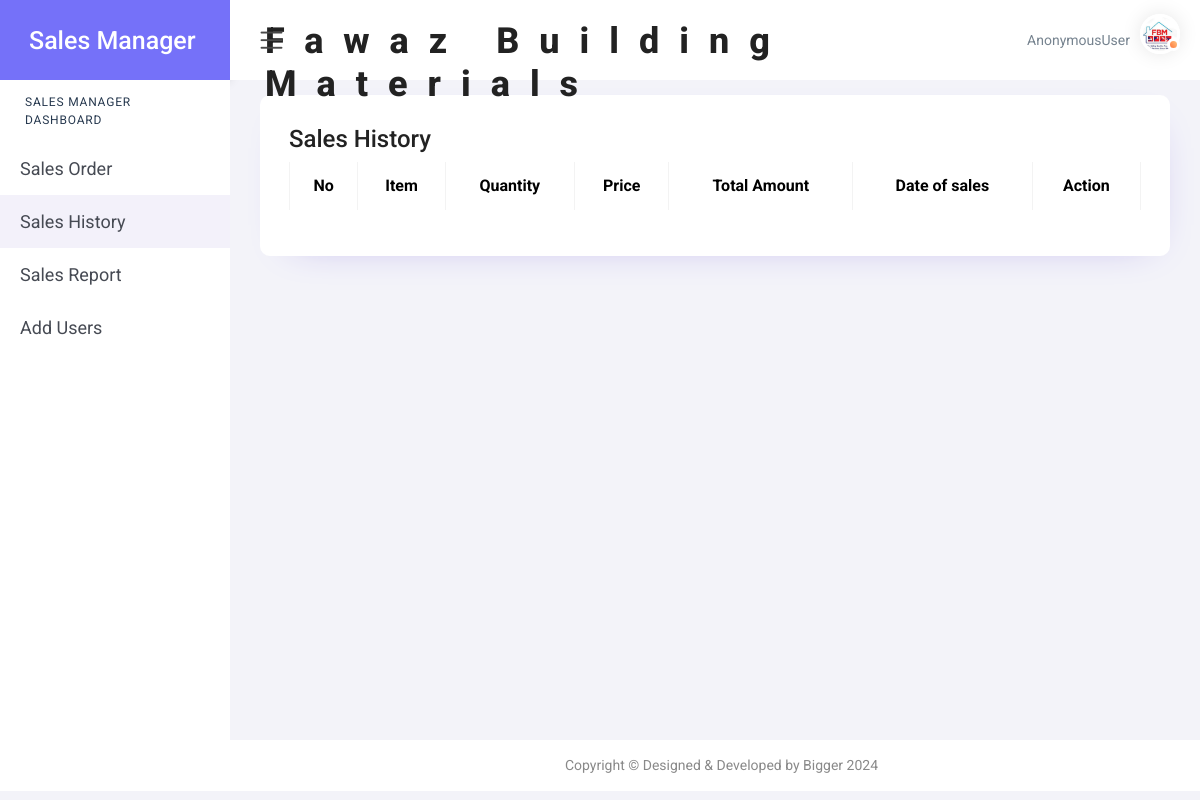
/final_cart/, run on an earlier commit of the app's database.
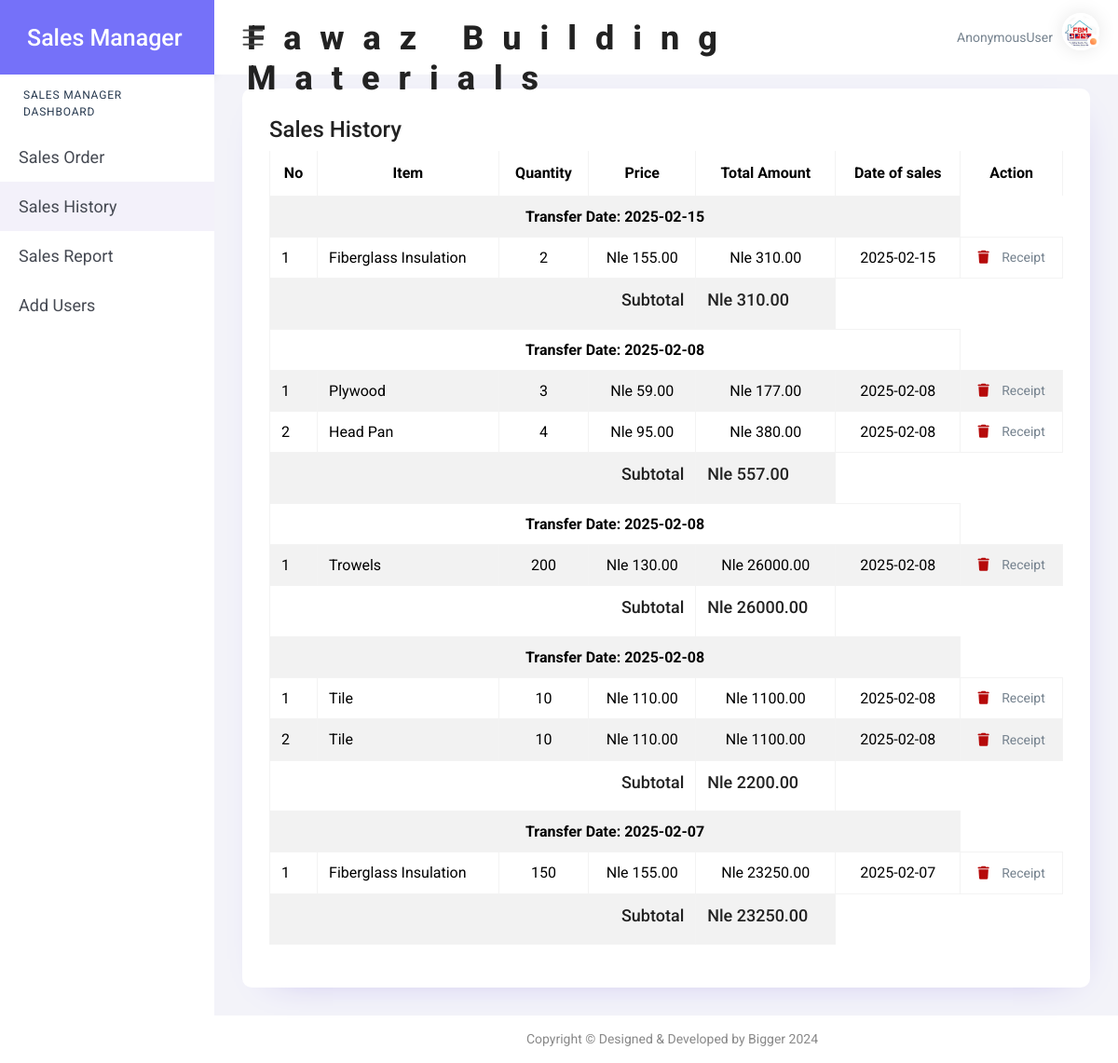
And on a later commit of the database.
### app/models.py (models this page shows, shortened)
class FinalCart(models.Model):
    product = models.ForeignKey(Product, on_delete=models.CASCADE)
    quantity = models.PositiveIntegerField()
    unit_price = models.DecimalField(max_digits=10, decimal_places=2)
    total_price = models.DecimalField(max_digits=10, decimal_places=2)
    date_added = models.DateTimeField(default=timezone.now)
    transfer_session_id = models.UUIDField(default=uuid.uuid4, editable=False)  # Unique ID for each transfer session

class Product(models.Model):
    product_name = models.CharField(max_length=100)
    product_category = models.ForeignKey(Category, on_delete=models.CASCADE)
    product_supplier = models.ForeignKey(Supplier, on_delete=models.CASCADE)
    in_stock = models.IntegerField()
    buying_price = models.DecimalField(max_digits=10, decimal_places=2)
    selling_price = models.DecimalField(max_digits=10, decimal_places=2)
    added_date = models.DateTimeField()
    profile = models.ImageField(upload_to='products/', blank=True, null=True)

### app/views.py (the view)
# urls.py: path("final_cart/", views.final_cart, name="final_cart"),
def final_cart(request):
    final_cart_items = FinalCart.objects.all().order_by('-date_added')
    grouped_cart_items = defaultdict(list)
    for item in final_cart_items:
        grouped_cart_items[item.transfer_session_id].append(item)
    context = {
        'grouped_cart_items': [],
    }
    for session_id, items in grouped_cart_items.items():
        subtotal = sum(item.total_price for item in items)
        context['grouped_cart_items'].append({
            'session_id': session_id,
            'items': items,
            'subtotal': subtotal,
        })
    return render(request, 'final_cart.html', context)

### templates/final_cart.html (shortened to what the changed rows need)
{% load static %}
<!DOCTYPE html>
<html lang="en">
<head>
    <link href="{% static 'plugins1/pg-calendar/css/pignose.calendar.min.css' %}" rel="stylesheet">
    <link rel="stylesheet" href="{% static 'plugins1/chartist/css/chartist.min.css' %}">
    <link rel="stylesheet" href="{% static 'plugins1/chartist-plugin-tooltips/css/chartist-plugin-tooltip.css' %}">
    <link href="{% static 'css1/style.css' %}" rel="stylesheet">
    <link rel="stylesheet" href="https://cdnjs.cloudflare.com/ajax/libs/font-awesome/6.7.2/css/all.min.css" />
</head>
<body>
    <div id="main-wrapper">
        <div class="header">
            <div class="header-content clearfix">
                <h1 style="padding-top: 20px; letter-spacing: 20px; font-weight: 800; margin-left: 20px;">Fawaz Building Materials</h1>
            </div>
        </div>
        <div class="content-body">
            <div class="container-fluid">
                <div class="row">
                    <div class="col-12">
                        <div class="card">
                            <div class="card-body">
                                <div class="table-responsive">
                                    <table class="table table-striped table-bordered zero-configuration">
                                        <thead>
                                            <tr>
                                                <th style="font-size: 16px; color:black; text-align: center;">No</th>
                                                <th style="font-size: 16px; color:black; text-align: center;">Item</th>
                                                <th style="font-size: 16px; color:black; text-align: center;">Quantity</th>
                                                <th style="font-size: 16px; color:black; text-align: center;">Price</th>
                                                <th style="font-size: 16px; color:black; text-align: center;">Total Amount</th>
                                                <th style="font-size: 16px; color:black; text-align: center;">Date of sales</th>
                                                <th style="font-size: 16px; color:black; text-align: center;">Action</th>
                                            </tr>
                                        </thead>
                                        <tbody>
                                            {% for group in grouped_cart_items %}
                                                <tr>
                                                    <td colspan="6" style="font-size: 16px; color:black; text-align: center;">
                                                        <strong>Transfer Date: {{ group.items.0.date_added|date:"Y-m-d" }}</strong>
                                                    </td>
                                                </tr>
                                                {% for item in group.items %}
                                                    <tr>
                                                        <td style="font-size: 16px; color:black;">{{ forloop.counter }}</td>
                                                        <td style="font-size: 16px; color:black;">{{ item.product.product_name }}</td>
                                                        <td style="font-size: 16px; color:black; text-align: center;">{{ item.quantity }}</td>
                                                        <td style="font-size: 16px; color:black; text-align: center;">Nle {{ item.unit_price }}</td>
                                                        <td style="font-size: 16px; color:black; text-align: center;">Nle {{ item.total_price }}</td>
                                                        <td style="font-size: 16px; color:black; text-align: center;">{{ item.date_added|date:"Y-m-d" }}</td>
                                                        <td rowspan="1" style="text-align: center;">
                                                            <a href="{% url 'receipt_detail' group.session_id %}"><i class="fas fa-trash" style="color: rgb(182, 10, 10);" aria-hidden="true"></i></a>
                                                            <a href="{% url 'receipt_detail' group.session_id %}" style="margin-left: 10px;">Receipt</a>
                                                        </td>
                                                    </tr>
                                                {% endfor %}
                                                <tr>
                                                    <td colspan="4" style="font-size: 16px; color:black; text-align: end;"><h4>Subtotal</h4></td>
                                                    <td style="font-size: 16px; color:black;"><h4>Nle {{ group.subtotal }}</h4></td>
                                                </tr>
                                            {% endfor %}
                                        </tbody>
                                    </table>
                                </div>
                            </div>
                        </div>
                    </div>
                </div>
            </div>
        </div>
    </div>
</body>
</html>

What changed in the data, as far as the page shows it:
added FinalCart: items.0.date_added "2025-02-15", product.product_name "Fiberglass Insulation", quantity "2", unit_price "155.00", total_price "310.00", date_added "2025-02-15"
added FinalCart: items.0.date_added "2025-02-08", product.product_name "Plywood", quantity "3", unit_price "59.00", total_price "177.00", date_added "2025-02-08"
added FinalCart: product.product_name "Head Pan", quantity "4", unit_price "95.00", total_price "380.00", date_added "2025-02-08"
added FinalCart: items.0.date_added "2025-02-08", product.product_name "Trowels", quantity "200", unit_price "130.00", total_price "26000.00", date_added "2025-02-08"
added FinalCart: items.0.date_added "2025-02-08", product.product_name "Tile", quantity "10", unit_price "110.00", total_price "1100.00", date_added "2025-02-08"
added FinalCart: product.product_name "Tile", quantity "10", unit_price "110.00", total_price "1100.00", date_added "2025-02-08"
added FinalCart: items.0.date_added "2025-02-07", product.product_name "Fiberglass Insulation", quantity "150", unit_price "155.00", total_price "23250.00", date_added "2025-02-07"
Also different on the page:
new list line: "Transfer Date: Subtotal Nle 310.00"
new list line: "Transfer Date: Subtotal Nle 557.00"
new list line: "Transfer Date: Subtotal Nle 26000.00"
new list line: "Transfer Date: Subtotal Nle 2200.00"
new list line: "Transfer Date: Subtotal Nle 23250.00"
